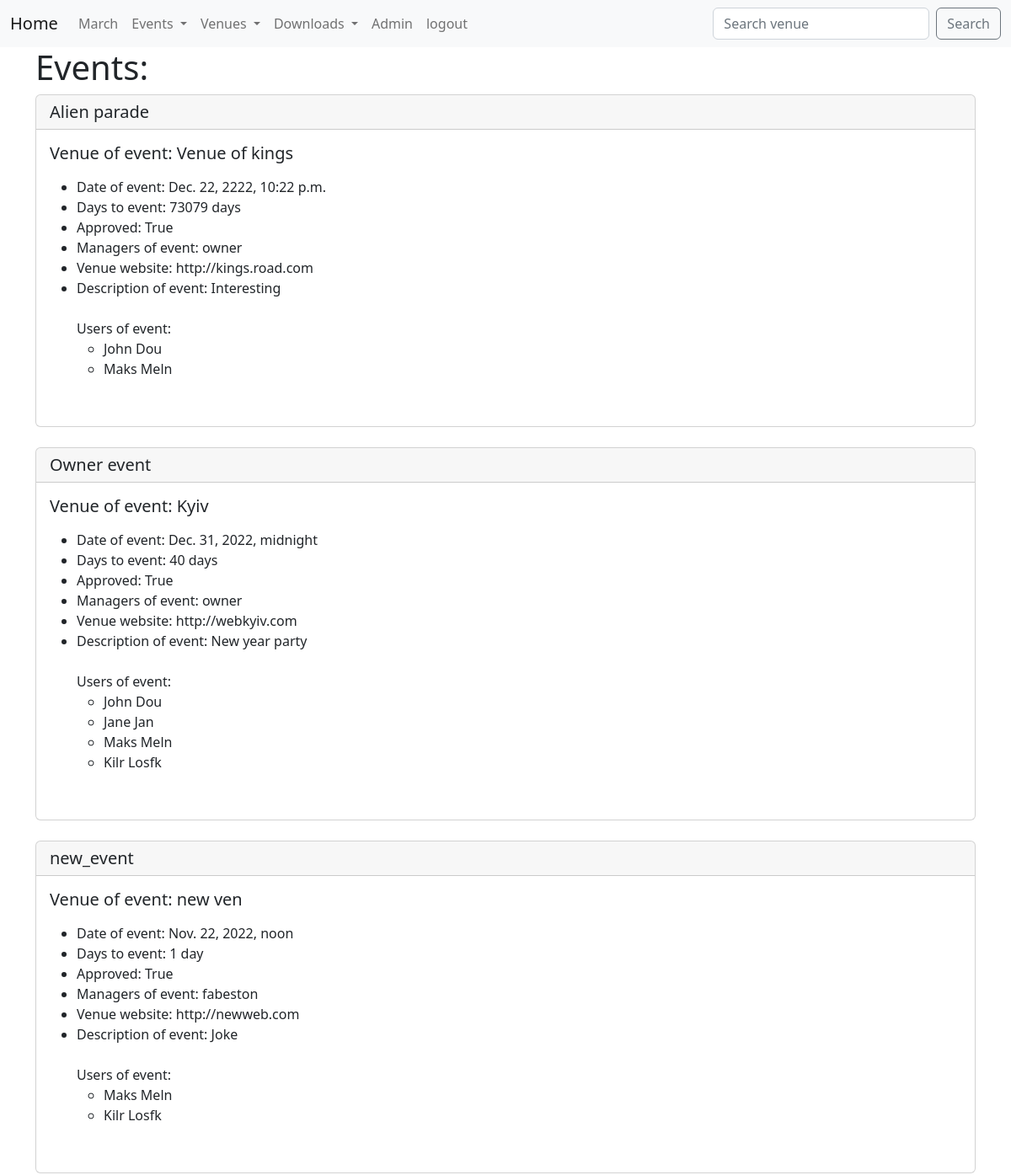
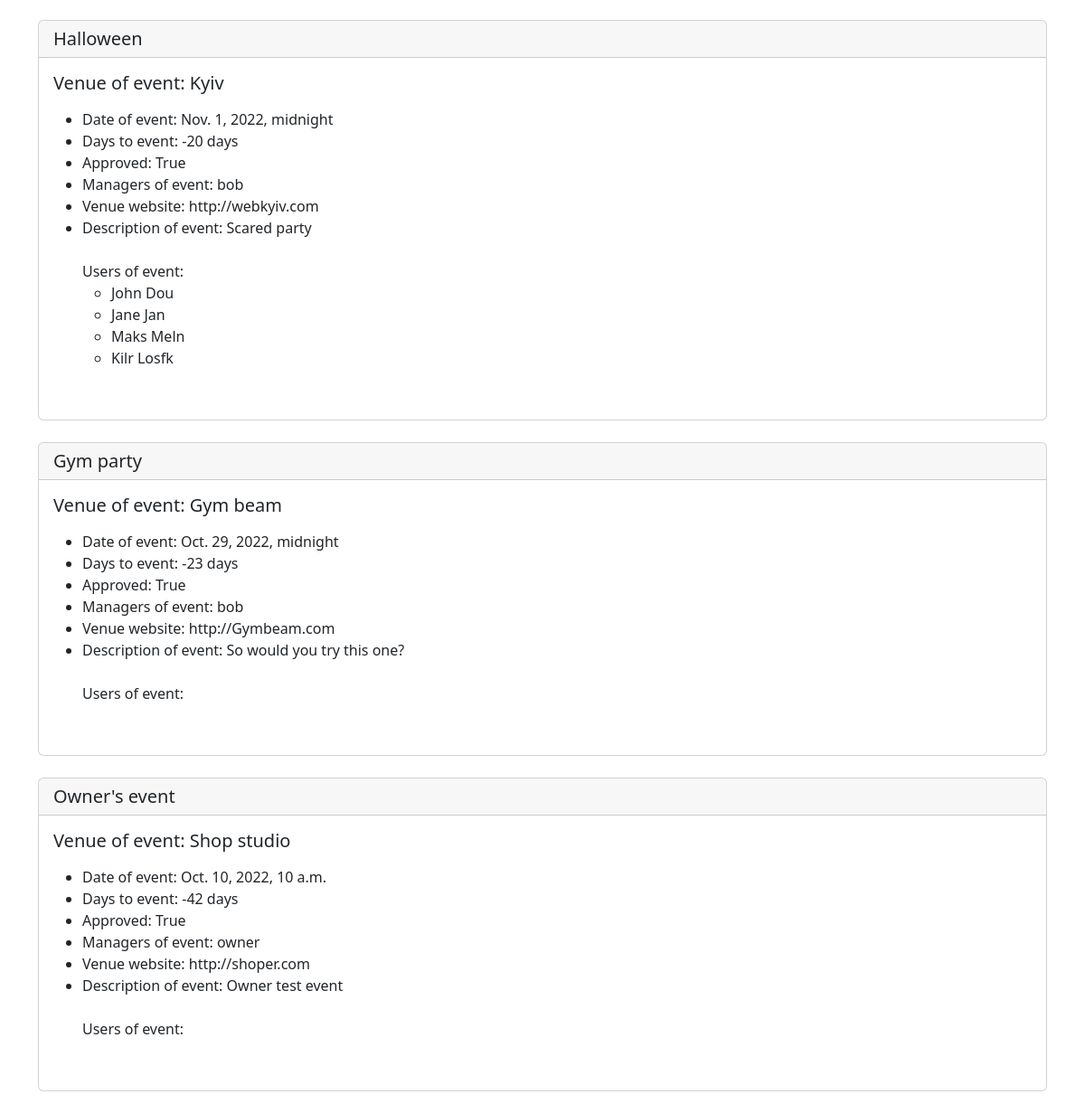
/events/ (signed in), run on the app's committed database (2 pictures, top to bottom).
### events/models.py (models this page shows)
class Event(models.Model):
    name = models.CharField('Event Name', max_length=120)
    event_date = models.DateTimeField('Event date')
    venue = models.ForeignKey(Venue, blank=True, null=True, on_delete=models.CASCADE)
    manager = models.ForeignKey(User, blank=True, null=True, on_delete=models.SET_NULL)
    description = models.TextField(blank=True)
    users = models.ManyToManyField(MyClubUser, blank=True)
    approved = models.BooleanField('Approved event', default=False)
    def __str__(self):
        return self.name
    @property
    def days_to_event(self):
        today = date.today()
        days_till_event = self.event_date.date() - today
        days_till_stripped = str(days_till_event).split(',')[0]
        return days_till_stripped

class Venue(models.Model):
    name = models.CharField('Venue name', max_length=120)
    address = models.CharField(max_length=300)
    zip_code = models.CharField('Zip code', max_length=10, blank=True)
    phone = models.CharField('Contact phone', max_length=15, blank=True)
    web = models.URLField('Website address', blank=True)
    email = models.EmailField('Email address', blank=True)
    owner = models.IntegerField('Venue owner', blank=False, default=1)
    venue_image = models.ImageField(null=True, blank=True, upload_to='images/')
    def __str__(self):
        return self.name

class MyClubUser(models.Model):
    first_name = models.CharField(max_length=100)
    last_name = models.CharField(max_length=100)
    email = models.EmailField('User email')
    def __str__(self):
        return f'{self.first_name} {self.last_name}'

### events/views.py (the view)
# urls.py: path('events/', events_list, name='events_list'),
def events_list(request):
    list_events = Event.objects.all().order_by('-event_date')
    context = {
        'list_events': list_events
    }
    return render(request, 'events/events_list.html', context)

### events/templates/events/events_list.html (shortened to what this page needs)
{% extends 'events/main.html' %}
{% block content %}
<h1>Events: </h1>
{% for event in list_events %}
{% if event.approved %}
<div class="card">
  <h5 class="card-header">{{ event }}</h5>
  <div class="card-body">
    <h5 class="card-title">Venue of event: {{ event.venue }}</h5>
    <p class="card-text">
        <ul>
        <li>Date of event: {{ event.event_date }}</li>
        <li>Days to event: {{ event.days_to_event }}</li>
        <li>Approved: {{ event.approved }}</li>
        <li>Managers of event: {{ event.manager }}</li>
        <li>Venue website: {{ event.venue.web }}</li>
        <li>Description of event: {{ event.description }}</li>
        <br>
            Users of event:
            <ul>
            {% for user in event.users.all %}
                <li>
                    {{ user }}
                </li>
            {% endfor %}
            </ul>
      <br>
    </ul>
    </p>
  </div>
</div>
<br>
{% endif %}
{% endfor %}
{% endblock %}

### events/templates/events/main.html (style rules this page uses)
body { backgroud: #f4f4f4; }

### data on the page
Event: name "Alien parade", venue "Venue of kings", event_date "Dec. 22, 2222, 10:22 p.m.", days_to_event "73079 days", approved "True", manager "owner", venue.web "http://kings.road.com", description "Interesting"
MyClubUser: first_name+last_name "John Dou"
MyClubUser: first_name+last_name "Maks Meln"
Event: name "Owner event", venue "Kyiv", event_date "Dec. 31, 2022, midnight", days_to_event "40 days", approved "True", manager "owner", venue.web "http://webkyiv.com", description "New year party"
MyClubUser: first_name+last_name "Jane Jan"
MyClubUser: first_name+last_name "Kilr Losfk"
Event: name "new_event", venue "new ven", event_date "Nov. 22, 2022, noon", days_to_event "1 day", approved "True", manager "fabeston", venue.web "http://newweb.com", description "Joke"
Event: name "Halloween", venue "Kyiv", event_date "Nov. 1, 2022, midnight", days_to_event "-20 days", approved "True", manager "bob", venue.web "http://webkyiv.com", description "Scared party"
Event: name "Gym party", venue "Gym beam", event_date "Oct. 29, 2022, midnight", days_to_event "-23 days", approved "True", manager "bob", venue.web "http://Gymbeam.com", description "So would you try this one?"
Event: name "Owner's event", venue "Shop studio", event_date "Oct. 10, 2022, 10 a.m.", days_to_event "-42 days", approved "True", manager "owner", venue.web "http://shoper.com", description "Owner test event"
